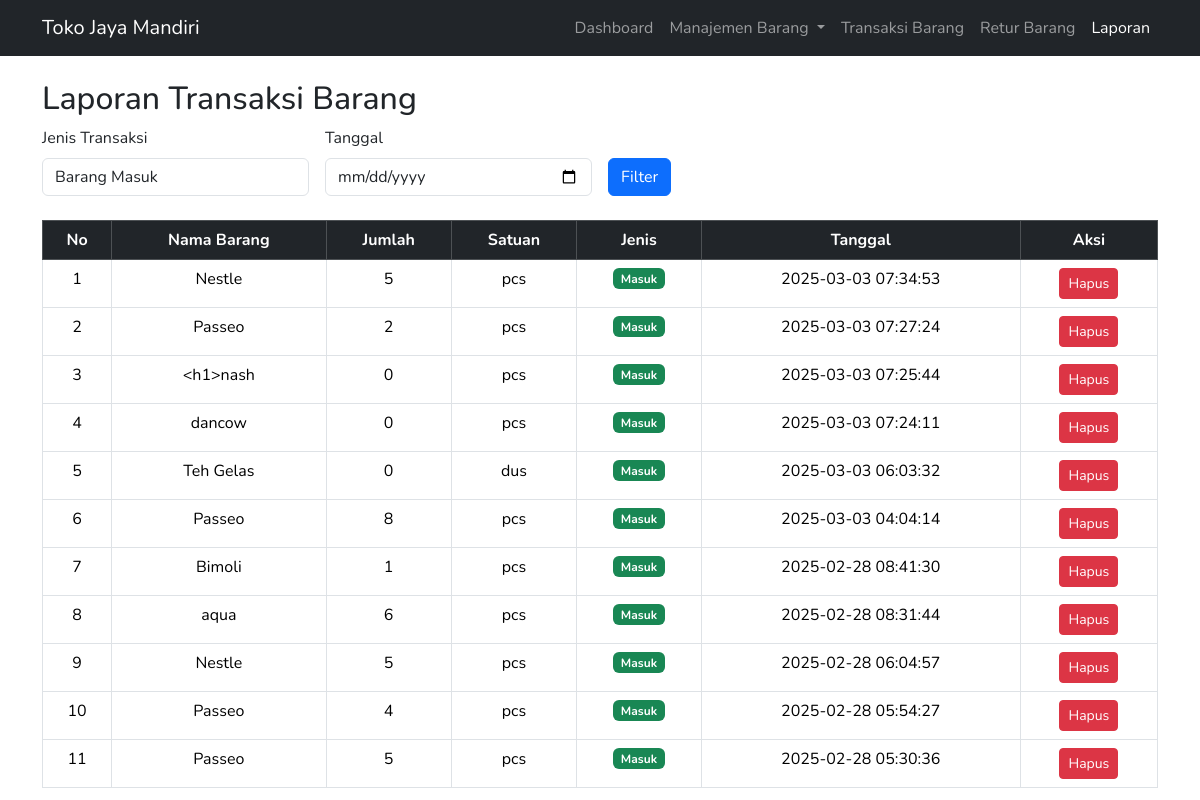
The app's page /laporan.php?jenis=masuk with its own data.
### tables this page shows
CREATE TABLE `transaksi` (
  `id` int(11) NOT NULL,
  `barang_id` int(11) NOT NULL,
  `jumlah` int(11) NOT NULL,
  `jenis` enum('masuk','keluar') NOT NULL,
  `tanggal` timestamp NOT NULL DEFAULT current_timestamp()
);

CREATE TABLE `barang` (
  `id` int(11) NOT NULL,
  `nama_barang` varchar(255) NOT NULL,
  `stok` int(11) NOT NULL DEFAULT 0,
  `kategori_id` int(11) DEFAULT NULL,
  `supplier_id` int(11) DEFAULT NULL,
  `satuan` varchar(20) NOT NULL DEFAULT 'pcs'
);

### laporan.php (the view, shortened to what this page needs)
<?php
include "config/database.php";
include "partials/navbar.php";
$filter_jenis = isset($_GET['jenis']) ? $_GET['jenis'] : '';
$filter_tanggal = isset($_GET['tanggal']) ? $_GET['tanggal'] : '';
$query = "SELECT transaksi.*, barang.nama_barang, barang.satuan FROM transaksi
          JOIN barang ON transaksi.barang_id = barang.id
          WHERE 1=1";
if ($filter_jenis) {
    $query .= " AND transaksi.jenis = '$filter_jenis'";
}
$query .= " ORDER BY transaksi.tanggal DESC";
$transaksi = mysqli_query($conn, $query);
?>
<!DOCTYPE html>
<html lang="id">
<head>
    <link href="https://cdn.jsdelivr.net/npm/bootstrap@5.3.2/dist/css/bootstrap.min.css" rel="stylesheet">
</head>
<body>
<div class="container mt-4">
    <h2>Laporan Transaksi Barang</h2>
    <form method="GET" class="row g-3">
        <div class="col-md-3">
            <label class="form-label">Jenis Transaksi</label>
            <select name="jenis" class="form-control">
                <option value="masuk" <?= ($filter_jenis == 'masuk') ? 'selected' : '' ?>>Barang Masuk</option>
            </select>
        </div>
        <div class="col-md-3">
            <label class="form-label">Tanggal</label>
            <input type="date" name="tanggal" class="form-control" value="<?= $filter_tanggal ?>">
        </div>
        <div class="col-md-3 d-flex align-items-end">
            <button type="submit" class="btn btn-primary">Filter</button>
        </div>
    </form>
    <table class="table table-bordered mt-4">
        <thead class="table-dark text-center">
            <tr>
                <th>No</th>
                <th>Nama Barang</th>
                <th>Jumlah</th>
                <th>Satuan</th>
                <th>Jenis</th>
                <th>Tanggal</th>
                <th>Aksi</th>
            </tr>
        </thead>
        <tbody>
            <?php
            $no = 1;
            while ($row = mysqli_fetch_assoc($transaksi)) { ?>
                <tr class="text-center">
                    <td><?= $no++; ?></td>
                    <td><?= $row['nama_barang']; ?></td>
                    <td><?= $row['jumlah']; ?></td>
                    <td><?= $row['satuan']; ?></td>
                    <td><span class="badge bg-<?= $row['jenis'] == 'masuk' ? 'success' : 'danger' ?>">
                        <?= ucfirst($row['jenis']); ?>
                    </span></td>
                    <td><?= $row['tanggal']; ?></td>
                    <td>
                        <button class="btn btn-danger btn-sm" onclick="confirmDelete(<?= $row['id']; ?>)">Hapus</button>
                    </td>
                </tr>
            <?php } ?>
        </tbody>
    </table>
</div>
</body>
</html>

### partials/navbar.php (style rules this page uses)
body { font-family: 'Nunito', sans-serif !important; }
h2 { font-weight: 900; }

### records on screen
transaksi: barang.nama_barang "Nestle", jumlah "5", barang.satuan "pcs", jenis "Masuk", tanggal "2025-03-03 07:34:53"
transaksi: barang.nama_barang "Passeo", jumlah "2", barang.satuan "pcs", jenis "Masuk", tanggal "2025-03-03 07:27:24"
transaksi: barang.nama_barang "<h1>nash", jumlah "0", barang.satuan "pcs", jenis "Masuk", tanggal "2025-03-03 07:25:44"
transaksi: barang.nama_barang "dancow", jumlah "0", barang.satuan "pcs", jenis "Masuk", tanggal "2025-03-03 07:24:11"
transaksi: barang.nama_barang "Teh Gelas", jumlah "0", barang.satuan "dus", jenis "Masuk", tanggal "2025-03-03 06:03:32"
transaksi: barang.nama_barang "Passeo", jumlah "8", barang.satuan "pcs", jenis "Masuk", tanggal "2025-03-03 04:04:14"
transaksi: barang.nama_barang "Bimoli", jumlah "1", barang.satuan "pcs", jenis "Masuk", tanggal "2025-02-28 08:41:30"
transaksi: barang.nama_barang "aqua", jumlah "6", barang.satuan "pcs", jenis "Masuk", tanggal "2025-02-28 08:31:44"
transaksi: barang.nama_barang "Nestle", jumlah "5", barang.satuan "pcs", jenis "Masuk", tanggal "2025-02-28 06:04:57"
transaksi: barang.nama_barang "Passeo", jumlah "4", barang.satuan "pcs", jenis "Masuk", tanggal "2025-02-28 05:54:27"
transaksi: barang.nama_barang "Passeo", jumlah "5", barang.satuan "pcs", jenis "Masuk", tanggal "2025-02-28 05:30:36"
